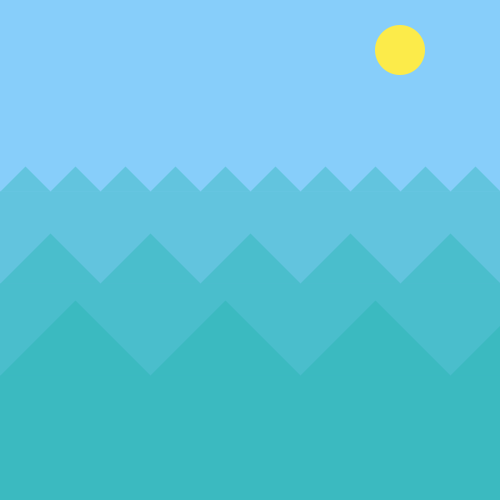
Frame 1 (no input)
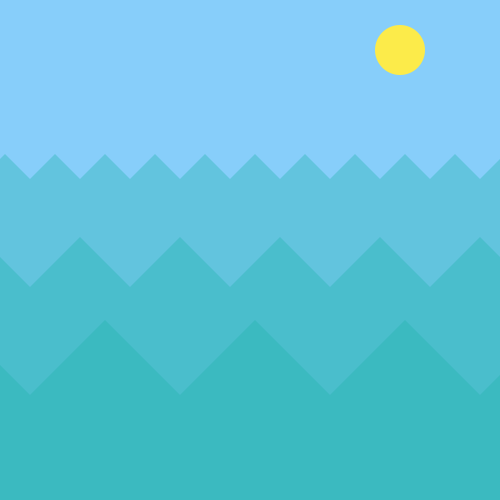
Frame 60 (the mouse pressed at the canvas centre just before this capture)
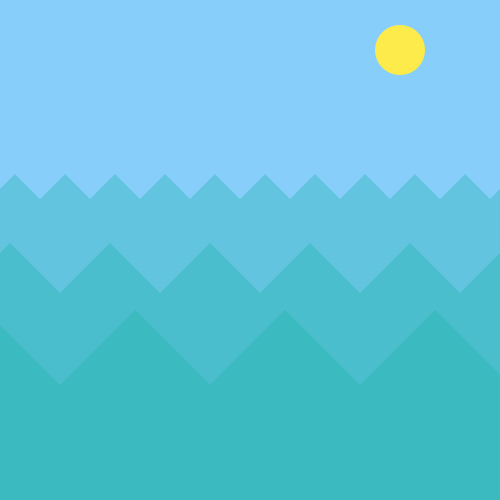
Frame 120 (the mouse held since frame 60 and released just before this capture)

The Processing sketch that drew these frames (run headless with seeded random() and noise(); from frame 60 on, the mouse is pressed at the canvas centre):

// Processing sketch: Rhythm_and_Flow
// ── Rhythm_and_Flow.pde
/**
@christopherRomo
CS4800 (T/R)
December 9th, 2024
Project - Principles of Design
*/

void setup() {
  size(500,500);
  noStroke();
  
} // setup()

void drawSTriangle(float x, float y) {
  triangle(x,y,x+25,y-25,x+50,y);
  
} // drawSTriangle()

void drawMTriangle(float x, float y) {
  triangle(x,y,x+50,y-50,x+100,y);
  
} // drawMTriangle()

void drawLTriangle(float x, float y) {
  triangle(x,y,x+75,y-75,x+150,y);
  
} // drawLTriangle()

// initialize variables
float move1 = 0;
float move2 = 0;
float move3 = 0;
float move4 = 191;
float move5 = 283;
float move6 = 375;

float movingS = 0;
float movingM = 0;
float movingL = 0;
float movingSV = 0;
float movingMV = 0;
float movingLV = 0;

void draw() {
  // background color
  background(135,206,250);  

  // draw a sun in the corner
  fill(252,235,74);
  ellipse(400,50,50,50);
  
  // use if statement to simulate small wave cycle (horizontal)
  if (movingS == 1) {
    move1 -= 0.5;
    if (move1 == 0) {
      movingS = 0;
    }
  }
  else {
    move1 += 0.5;
    if (move1 == 50) {
      movingS = 1;
    }
  }
  
  // use if statement to simulate medium wave cycle (horizontal)
  if (movingM == 1) {
    move2 -= 0.5;
    if (move2 == 0) {
      movingM = 0;
    }
  }
  else {
    move2 += 0.5;
    if (move2 == 100) {
      movingM = 1;
    }
  }
  
  // use if statement to simulate large wave cycle (horizontal)
  if (movingL == 1) {
    move3 -= 0.5;
    if (move3 == 0) {
      movingL = 0;
    }
  }
  else {
    move3 += 0.5;
    if (move3 == 150) {
      movingL = 1;
    }
  }
  
  // use if statement to simulate small wave cycle (vertical)
  if (movingSV == 1) {
    move4 -= 0.5;
    if (move4 == 175) {
      movingSV = 0;
    }
  }
  else {
    move4 += 0.5;
    if (move4 == 200) {
      movingSV = 1;
    }
  }
  
  // use if statement to simulate medium wave cycle (vertical)
  if (movingMV == 1) {
    move5 -= 0.5;
    if (move5 == 275) {
      movingMV = 0;
    }
  }
  else {
    move5 += 0.5;
    if (move5 == 300) {
      movingMV = 1;
    }
  }
  
  // use if statement to simulate large wave cycle (vertical)
  if (movingLV == 1) {
    move6 -= 0.5;
    if (move6 == 375) {
      movingLV = 0;
    }
  }
  else {
    move6 += 0.5;
    if (move6 == 400) {
      movingLV = 1;
    }
  }
   
  // draw small waves
  fill(32,178,170,90);
  drawSTriangle(move1-50,move4);
  drawSTriangle(move1,move4);
  drawSTriangle(move1+50,move4);
  drawSTriangle(move1+100,move4);
  drawSTriangle(move1+150,move4);
  drawSTriangle(move1+200,move4);
  drawSTriangle(move1+250,move4);
  drawSTriangle(move1+300,move4);
  drawSTriangle(move1+350,move4);
  drawSTriangle(move1+400,move4);
  drawSTriangle(move1+450,move4);
  drawSTriangle(move1+500,move4);
  drawSTriangle(move1+550,move4);
  rect(move1-50,move4,550,600);
  
  // draw medium waves
  drawMTriangle(move2-100,move5);
  drawMTriangle(move2,move5);
  drawMTriangle(move2+100,move5);
  drawMTriangle(move2+200,move5);
  drawMTriangle(move2+300,move5);
  drawMTriangle(move2+400,move5);
  drawMTriangle(move2+500,move5);
  rect(move2-100,move5,600,600);
   
  // draw large waves
  drawLTriangle(move3-150,move6);
  drawLTriangle(move3,move6);
  drawLTriangle(move3+150,move6);
  drawLTriangle(move3+300,move6);
  drawLTriangle(move3+450,move6);
  drawLTriangle(move3+600,move6);
  drawLTriangle(move3+750,move6);
  rect(move3-150,move6,750,600);
  
} // draw()
